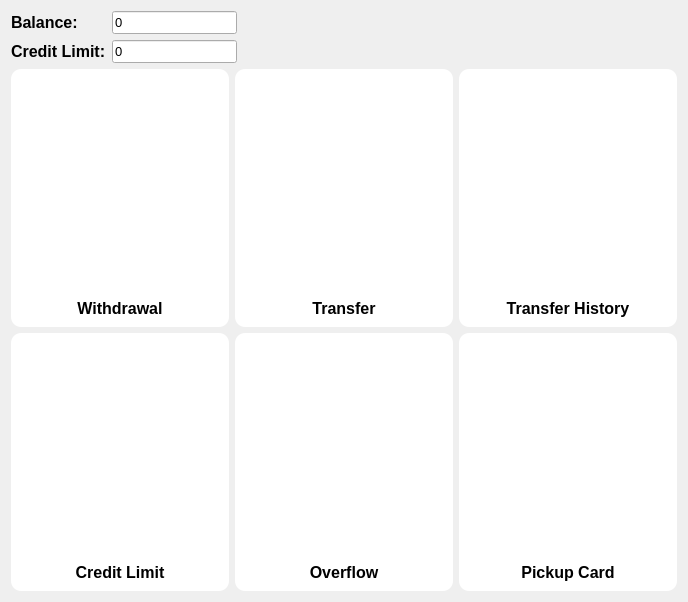
<?xml version="1.0" encoding="UTF-8"?>
<ui version="4.0">
 <class>Main</class>
 <widget class="QWidget" name="Main">
  <property name="geometry">
   <rect>
    <x>0</x>
    <y>0</y>
    <width>686</width>
    <height>602</height>
   </rect>
  </property>
  <property name="maximumSize">
   <size>
    <width>16777215</width>
    <height>16777215</height>
   </size>
  </property>
  <property name="windowTitle">
   <string>Form</string>
  </property>
  <property name="styleSheet">
   <string notr="true">
</string>
  </property>
  <layout class="QVBoxLayout" name="verticalLayout_2">
   <item>
    <layout class="QHBoxLayout" name="horizontalLayout">
     <item>
      <layout class="QFormLayout" name="formLayout">
       <item row="0" column="0">
        <widget class="QLabel" name="balanceLabel">
         <property name="font">
          <font>
           <pointsize>12</pointsize>
           <bold>true</bold>
          </font>
         </property>
         <property name="text">
          <string>Balance:</string>
         </property>
         <property name="alignment">
          <set>Qt::AlignLeading|Qt::AlignLeft|Qt::AlignVCenter</set>
         </property>
        </widget>
       </item>
       <item row="0" column="1">
        <widget class="MoneyLineEdit" name="balanceLineEdit">
         <property name="sizePolicy">
          <sizepolicy hsizetype="Preferred" vsizetype="Fixed">
           <horstretch>0</horstretch>
           <verstretch>0</verstretch>
          </sizepolicy>
         </property>
         <property name="font">
          <font>
           <pointsize>10</pointsize>
           <kerning>true</kerning>
          </font>
         </property>
         <property name="text">
          <string>0</string>
         </property>
         <property name="readOnly">
          <bool>true</bool>
         </property>
        </widget>
       </item>
       <item row="1" column="0">
        <widget class="QLabel" name="creditLimitLabel">
         <property name="font">
          <font>
           <pointsize>12</pointsize>
           <bold>true</bold>
          </font>
         </property>
         <property name="text">
          <string>Credit Limit:</string>
         </property>
        </widget>
       </item>
       <item row="1" column="1">
        <widget class="MoneyLineEdit" name="creditLimitLineEdit">
         <property name="sizePolicy">
          <sizepolicy hsizetype="Preferred" vsizetype="Fixed">
           <horstretch>0</horstretch>
           <verstretch>0</verstretch>
          </sizepolicy>
         </property>
         <property name="font">
          <font>
           <pointsize>10</pointsize>
          </font>
         </property>
         <property name="text">
          <string>0</string>
         </property>
         <property name="maxLength">
          <number>32765</number>
         </property>
         <property name="readOnly">
          <bool>true</bool>
         </property>
        </widget>
       </item>
      </layout>
     </item>
     <item>
      <spacer name="horizontalSpacer">
       <property name="orientation">
        <enum>Qt::Horizontal</enum>
       </property>
       <property name="sizeHint" stdset="0">
        <size>
         <width>40</width>
         <height>20</height>
        </size>
       </property>
      </spacer>
     </item>
    </layout>
   </item>
   <item>
    <layout class="QGridLayout" name="gridLayout">
     <item row="0" column="0">
      <widget class="ServiceOptionWidget" name="withdrawalFrame">
       <property name="sizePolicy">
        <sizepolicy hsizetype="Expanding" vsizetype="Expanding">
         <horstretch>0</horstretch>
         <verstretch>0</verstretch>
        </sizepolicy>
       </property>
       <property name="cursor">
        <cursorShape>ArrowCursor</cursorShape>
       </property>
       <property name="tabletTracking">
        <bool>true</bool>
       </property>
       <property name="focusPolicy">
        <enum>Qt::StrongFocus</enum>
       </property>
       <property name="styleSheet">
        <string notr="true">QFrame {
	background-color: white;
	border-radius: 10px;
}</string>
       </property>
       <property name="frameShape">
        <enum>QFrame::Panel</enum>
       </property>
       <property name="frameShadow">
        <enum>QFrame::Sunken</enum>
       </property>
       <property name="lineWidth">
        <number>10</number>
       </property>
       <layout class="QVBoxLayout" name="verticalLayout">
        <item>
         <spacer name="verticalSpacer">
          <property name="orientation">
           <enum>Qt::Vertical</enum>
          </property>
          <property name="sizeHint" stdset="0">
           <size>
            <width>20</width>
            <height>40</height>
           </size>
          </property>
         </spacer>
        </item>
        <item alignment="Qt::AlignHCenter">
         <widget class="AspectRatioPixmapLabel" name="withdrawalImage">
          <property name="sizePolicy">
           <sizepolicy hsizetype="Preferred" vsizetype="Preferred">
            <horstretch>0</horstretch>
            <verstretch>0</verstretch>
           </sizepolicy>
          </property>
          <property name="minimumSize">
           <size>
            <width>200</width>
            <height>200</height>
           </size>
          </property>
          <property name="maximumSize">
           <size>
            <width>200</width>
            <height>200</height>
           </size>
          </property>
          <property name="baseSize">
           <size>
            <width>0</width>
            <height>0</height>
           </size>
          </property>
          <property name="styleSheet">
           <string notr="true">border-style: none;
</string>
          </property>
          <property name="text">
           <string/>
          </property>
          <property name="pixmap">
           <pixmap>assets/images/withdraw.png</pixmap>
          </property>
          <property name="scaledContents">
           <bool>true</bool>
          </property>
         </widget>
        </item>
        <item>
         <spacer name="verticalSpacer_2">
          <property name="orientation">
           <enum>Qt::Vertical</enum>
          </property>
          <property name="sizeHint" stdset="0">
           <size>
            <width>20</width>
            <height>40</height>
           </size>
          </property>
         </spacer>
        </item>
        <item>
         <widget class="QLabel" name="withdrawalLabel">
          <property name="sizePolicy">
           <sizepolicy hsizetype="Preferred" vsizetype="Preferred">
            <horstretch>0</horstretch>
            <verstretch>0</verstretch>
           </sizepolicy>
          </property>
          <property name="font">
           <font>
            <pointsize>12</pointsize>
            <bold>true</bold>
           </font>
          </property>
          <property name="styleSheet">
           <string notr="true">border-style: none;</string>
          </property>
          <property name="text">
           <string>Withdrawal</string>
          </property>
          <property name="alignment">
           <set>Qt::AlignCenter</set>
          </property>
         </widget>
        </item>
       </layout>
      </widget>
     </item>
     <item row="0" column="1">
      <widget class="ServiceOptionWidget" name="transferFrame">
       <property name="sizePolicy">
        <sizepolicy hsizetype="Expanding" vsizetype="Expanding">
         <horstretch>0</horstretch>
         <verstretch>0</verstretch>
        </sizepolicy>
       </property>
       <property name="cursor">
        <cursorShape>ArrowCursor</cursorShape>
       </property>
       <property name="tabletTracking">
        <bool>true</bool>
       </property>
       <property name="focusPolicy">
        <enum>Qt::StrongFocus</enum>
       </property>
       <property name="styleSheet">
        <string notr="true">QFrame {
	background-color: white;
	border-radius: 10px;
}</string>
       </property>
       <property name="frameShape">
        <enum>QFrame::Panel</enum>
       </property>
       <property name="frameShadow">
        <enum>QFrame::Sunken</enum>
       </property>
       <property name="lineWidth">
        <number>10</number>
       </property>
       <layout class="QVBoxLayout" name="verticalLayout_3">
        <item>
         <spacer name="verticalSpacer_3">
          <property name="orientation">
           <enum>Qt::Vertical</enum>
          </property>
          <property name="sizeHint" stdset="0">
           <size>
            <width>20</width>
            <height>40</height>
           </size>
          </property>
         </spacer>
        </item>
        <item alignment="Qt::AlignHCenter">
         <widget class="AspectRatioPixmapLabel" name="transferImage">
          <property name="sizePolicy">
           <sizepolicy hsizetype="Preferred" vsizetype="Preferred">
            <horstretch>0</horstretch>
            <verstretch>0</verstretch>
           </sizepolicy>
          </property>
          <property name="minimumSize">
           <size>
            <width>200</width>
            <height>200</height>
           </size>
          </property>
          <property name="maximumSize">
           <size>
            <width>200</width>
            <height>200</height>
           </size>
          </property>
          <property name="baseSize">
           <size>
            <width>0</width>
            <height>0</height>
           </size>
          </property>
          <property name="styleSheet">
           <string notr="true">border: 1px solid white;</string>
          </property>
          <property name="text">
           <string/>
          </property>
          <property name="pixmap">
           <pixmap>assets/images/transfer.png</pixmap>
          </property>
          <property name="scaledContents">
           <bool>true</bool>
          </property>
         </widget>
        </item>
        <item>
         <spacer name="verticalSpacer_4">
          <property name="orientation">
           <enum>Qt::Vertical</enum>
          </property>
          <property name="sizeHint" stdset="0">
           <size>
            <width>20</width>
            <height>40</height>
           </size>
          </property>
         </spacer>
        </item>
        <item>
         <widget class="QLabel" name="transferLabel">
          <property name="sizePolicy">
           <sizepolicy hsizetype="Preferred" vsizetype="Preferred">
            <horstretch>0</horstretch>
            <verstretch>0</verstretch>
           </sizepolicy>
          </property>
          <property name="font">
           <font>
            <pointsize>12</pointsize>
            <bold>true</bold>
           </font>
          </property>
          <property name="styleSheet">
           <string notr="true">border-style: none;</string>
          </property>
          <property name="text">
           <string>Transfer</string>
          </property>
          <property name="alignment">
           <set>Qt::AlignCenter</set>
          </property>
         </widget>
        </item>
       </layout>
      </widget>
     </item>
     <item row="0" column="2">
      <widget class="ServiceOptionWidget" name="transferHistoryFrame">
       <property name="sizePolicy">
        <sizepolicy hsizetype="Expanding" vsizetype="Expanding">
         <horstretch>0</horstretch>
         <verstretch>0</verstretch>
        </sizepolicy>
       </property>
       <property name="cursor">
        <cursorShape>ArrowCursor</cursorShape>
       </property>
       <property name="tabletTracking">
        <bool>true</bool>
       </property>
       <property name="focusPolicy">
        <enum>Qt::StrongFocus</enum>
       </property>
       <property name="styleSheet">
        <string notr="true">QFrame {
	background-color: white;
	border-radius: 10px;
}</string>
       </property>
       <property name="frameShape">
        <enum>QFrame::Panel</enum>
       </property>
       <property name="frameShadow">
        <enum>QFrame::Sunken</enum>
       </property>
       <property name="lineWidth">
        <number>10</number>
       </property>
       <layout class="QVBoxLayout" name="verticalLayout_6">
        <item>
         <spacer name="verticalSpacer_5">
          <property name="orientation">
           <enum>Qt::Vertical</enum>
          </property>
          <property name="sizeHint" stdset="0">
           <size>
            <width>20</width>
            <height>40</height>
           </size>
          </property>
         </spacer>
        </item>
        <item alignment="Qt::AlignHCenter">
         <widget class="AspectRatioPixmapLabel" name="transferHistoryImage">
          <property name="sizePolicy">
           <sizepolicy hsizetype="Preferred" vsizetype="Preferred">
            <horstretch>0</horstretch>
            <verstretch>0</verstretch>
           </sizepolicy>
          </property>
          <property name="minimumSize">
           <size>
            <width>200</width>
            <height>200</height>
           </size>
          </property>
          <property name="maximumSize">
           <size>
            <width>200</width>
            <height>200</height>
           </size>
          </property>
          <property name="baseSize">
           <size>
            <width>0</width>
            <height>0</height>
           </size>
          </property>
          <property name="styleSheet">
           <string notr="true">border: 1px solid white;</string>
          </property>
          <property name="text">
           <string/>
          </property>
          <property name="pixmap">
           <pixmap>assets/images/transaction-history.png</pixmap>
          </property>
          <property name="scaledContents">
           <bool>true</bool>
          </property>
         </widget>
        </item>
        <item>
         <spacer name="verticalSpacer_6">
          <property name="orientation">
           <enum>Qt::Vertical</enum>
          </property>
          <property name="sizeHint" stdset="0">
           <size>
            <width>20</width>
            <height>40</height>
           </size>
          </property>
         </spacer>
        </item>
        <item>
         <widget class="QLabel" name="transferHistoryLabel">
          <property name="sizePolicy">
           <sizepolicy hsizetype="Preferred" vsizetype="Preferred">
            <horstretch>0</horstretch>
            <verstretch>0</verstretch>
           </sizepolicy>
          </property>
          <property name="font">
           <font>
            <pointsize>12</pointsize>
            <bold>true</bold>
           </font>
          </property>
          <property name="styleSheet">
           <string notr="true">border-style: none;</string>
          </property>
          <property name="text">
           <string>Transfer History</string>
          </property>
          <property name="alignment">
           <set>Qt::AlignCenter</set>
          </property>
         </widget>
        </item>
       </layout>
      </widget>
     </item>
     <item row="1" column="0">
      <widget class="ServiceOptionWidget" name="creditLimitFrame">
       <property name="sizePolicy">
        <sizepolicy hsizetype="Expanding" vsizetype="Expanding">
         <horstretch>0</horstretch>
         <verstretch>0</verstretch>
        </sizepolicy>
       </property>
       <property name="cursor">
        <cursorShape>ArrowCursor</cursorShape>
       </property>
       <property name="tabletTracking">
        <bool>true</bool>
       </property>
       <property name="focusPolicy">
        <enum>Qt::StrongFocus</enum>
       </property>
       <property name="styleSheet">
        <string notr="true">QFrame {
	background-color: white;
	border-radius: 10px;
}</string>
       </property>
       <property name="frameShape">
        <enum>QFrame::Panel</enum>
       </property>
       <property name="frameShadow">
        <enum>QFrame::Sunken</enum>
       </property>
       <property name="lineWidth">
        <number>10</number>
       </property>
       <layout class="QVBoxLayout" name="verticalLayout_4">
        <item>
         <spacer name="verticalSpacer_8">
          <property name="orientation">
           <enum>Qt::Vertical</enum>
          </property>
          <property name="sizeHint" stdset="0">
           <size>
            <width>20</width>
            <height>40</height>
           </size>
          </property>
         </spacer>
        </item>
        <item alignment="Qt::AlignHCenter">
         <widget class="AspectRatioPixmapLabel" name="creditLimitImage">
          <property name="sizePolicy">
           <sizepolicy hsizetype="Preferred" vsizetype="Preferred">
            <horstretch>0</horstretch>
            <verstretch>0</verstretch>
           </sizepolicy>
          </property>
          <property name="minimumSize">
           <size>
            <width>200</width>
            <height>200</height>
           </size>
          </property>
          <property name="maximumSize">
           <size>
            <width>200</width>
            <height>200</height>
           </size>
          </property>
          <property name="baseSize">
           <size>
            <width>0</width>
            <height>0</height>
           </size>
          </property>
          <property name="styleSheet">
           <string notr="true">border: 1px solid white;</string>
          </property>
          <property name="text">
           <string/>
          </property>
          <property name="pixmap">
           <pixmap>assets/images/credit-limit.png</pixmap>
          </property>
          <property name="scaledContents">
           <bool>true</bool>
          </property>
         </widget>
        </item>
        <item>
         <spacer name="verticalSpacer_7">
          <property name="orientation">
           <enum>Qt::Vertical</enum>
          </property>
          <property name="sizeHint" stdset="0">
           <size>
            <width>20</width>
            <height>40</height>
           </size>
          </property>
         </spacer>
        </item>
        <item>
         <widget class="QLabel" name="creditLimitLabel2">
          <property name="sizePolicy">
           <sizepolicy hsizetype="Preferred" vsizetype="Preferred">
            <horstretch>0</horstretch>
            <verstretch>0</verstretch>
           </sizepolicy>
          </property>
          <property name="font">
           <font>
            <pointsize>12</pointsize>
            <bold>true</bold>
           </font>
          </property>
          <property name="styleSheet">
           <string notr="true">border-style: none;</string>
          </property>
          <property name="text">
           <string>Credit Limit</string>
          </property>
          <property name="alignment">
           <set>Qt::AlignCenter</set>
          </property>
         </widget>
        </item>
       </layout>
      </widget>
     </item>
     <item row="1" column="1">
      <widget class="ServiceOptionWidget" name="overflowFrame">
       <property name="sizePolicy">
        <sizepolicy hsizetype="Expanding" vsizetype="Expanding">
         <horstretch>0</horstretch>
         <verstretch>0</verstretch>
        </sizepolicy>
       </property>
       <property name="cursor">
        <cursorShape>ArrowCursor</cursorShape>
       </property>
       <property name="tabletTracking">
        <bool>true</bool>
       </property>
       <property name="focusPolicy">
        <enum>Qt::StrongFocus</enum>
       </property>
       <property name="styleSheet">
        <string notr="true">QFrame {
	background-color: white;
	border-radius: 10px;
}</string>
       </property>
       <property name="frameShape">
        <enum>QFrame::Panel</enum>
       </property>
       <property name="frameShadow">
        <enum>QFrame::Sunken</enum>
       </property>
       <property name="lineWidth">
        <number>10</number>
       </property>
       <layout class="QVBoxLayout" name="verticalLayout_5">
        <item>
         <spacer name="verticalSpacer_9">
          <property name="orientation">
           <enum>Qt::Vertical</enum>
          </property>
          <property name="sizeHint" stdset="0">
           <size>
            <width>20</width>
            <height>40</height>
           </size>
          </property>
         </spacer>
        </item>
        <item alignment="Qt::AlignHCenter">
         <widget class="AspectRatioPixmapLabel" name="overflowImage">
          <property name="sizePolicy">
           <sizepolicy hsizetype="Preferred" vsizetype="Preferred">
            <horstretch>0</horstretch>
            <verstretch>0</verstretch>
           </sizepolicy>
          </property>
          <property name="minimumSize">
           <size>
            <width>200</width>
            <height>200</height>
           </size>
          </property>
          <property name="maximumSize">
           <size>
            <width>200</width>
            <height>200</height>
           </size>
          </property>
          <property name="baseSize">
           <size>
            <width>0</width>
            <height>5</height>
           </size>
          </property>
          <property name="styleSheet">
           <string notr="true">border: 1px solid white;</string>
          </property>
          <property name="text">
           <string/>
          </property>
          <property name="pixmap">
           <pixmap>assets/images/overflow.png</pixmap>
          </property>
          <property name="scaledContents">
           <bool>true</bool>
          </property>
         </widget>
        </item>
        <item>
         <spacer name="verticalSpacer_10">
          <property name="orientation">
           <enum>Qt::Vertical</enum>
          </property>
          <property name="sizeHint" stdset="0">
           <size>
            <width>20</width>
            <height>40</height>
           </size>
          </property>
         </spacer>
        </item>
        <item>
         <widget class="QLabel" name="overflowLabel">
          <property name="sizePolicy">
           <sizepolicy hsizetype="Preferred" vsizetype="Preferred">
            <horstretch>0</horstretch>
            <verstretch>0</verstretch>
           </sizepolicy>
          </property>
          <property name="font">
           <font>
            <pointsize>12</pointsize>
            <bold>true</bold>
           </font>
          </property>
          <property name="styleSheet">
           <string notr="true">border-style: none;</string>
          </property>
          <property name="text">
           <string>Overflow</string>
          </property>
          <property name="alignment">
           <set>Qt::AlignCenter</set>
          </property>
         </widget>
        </item>
       </layout>
      </widget>
     </item>
     <item row="1" column="2">
      <widget class="ServiceOptionWidget" name="pickupCardFrame">
       <property name="sizePolicy">
        <sizepolicy hsizetype="Expanding" vsizetype="Expanding">
         <horstretch>0</horstretch>
         <verstretch>0</verstretch>
        </sizepolicy>
       </property>
       <property name="cursor">
        <cursorShape>ArrowCursor</cursorShape>
       </property>
       <property name="tabletTracking">
        <bool>true</bool>
       </property>
       <property name="focusPolicy">
        <enum>Qt::StrongFocus</enum>
       </property>
       <property name="styleSheet">
        <string notr="true">QFrame {
	background-color: white;
	border-radius: 10px;
}</string>
       </property>
       <property name="frameShape">
        <enum>QFrame::Panel</enum>
       </property>
       <property name="frameShadow">
        <enum>QFrame::Sunken</enum>
       </property>
       <property name="lineWidth">
        <number>10</number>
       </property>
       <layout class="QVBoxLayout" name="verticalLayout_7">
        <item>
         <spacer name="verticalSpacer_11">
          <property name="orientation">
           <enum>Qt::Vertical</enum>
          </property>
          <property name="sizeHint" stdset="0">
           <size>
            <width>20</width>
            <height>40</height>
           </size>
          </property>
         </spacer>
        </item>
        <item alignment="Qt::AlignHCenter">
         <widget class="AspectRatioPixmapLabel" name="pickupCardImage">
          <property name="sizePolicy">
           <sizepolicy hsizetype="Preferred" vsizetype="Preferred">
            <horstretch>0</horstretch>
            <verstretch>0</verstretch>
           </sizepolicy>
          </property>
          <property name="minimumSize">
           <size>
            <width>200</width>
            <height>200</height>
           </size>
          </property>
          <property name="maximumSize">
           <size>
            <width>200</width>
            <height>200</height>
           </size>
          </property>
          <property name="baseSize">
           <size>
            <width>0</width>
            <height>5</height>
           </size>
          </property>
          <property name="styleSheet">
           <string notr="true">border: 1px solid white;</string>
          </property>
          <property name="text">
           <string/>
          </property>
          <property name="pixmap">
           <pixmap>assets/images/pickup-card.png</pixmap>
          </property>
          <property name="scaledContents">
           <bool>true</bool>
          </property>
         </widget>
        </item>
        <item>
         <spacer name="verticalSpacer_12">
          <property name="orientation">
           <enum>Qt::Vertical</enum>
          </property>
          <property name="sizeHint" stdset="0">
           <size>
            <width>20</width>
            <height>40</height>
           </size>
          </property>
         </spacer>
        </item>
        <item>
         <widget class="QLabel" name="pickupCardLabel">
          <property name="sizePolicy">
           <sizepolicy hsizetype="Preferred" vsizetype="Preferred">
            <horstretch>0</horstretch>
            <verstretch>0</verstretch>
           </sizepolicy>
          </property>
          <property name="font">
           <font>
            <pointsize>12</pointsize>
            <bold>true</bold>
           </font>
          </property>
          <property name="styleSheet">
           <string notr="true">border-style: none;</string>
          </property>
          <property name="text">
           <string>Pickup Card</string>
          </property>
          <property name="alignment">
           <set>Qt::AlignCenter</set>
          </property>
         </widget>
        </item>
       </layout>
      </widget>
     </item>
    </layout>
   </item>
  </layout>
 </widget>
 <customwidgets>
  <customwidget>
   <class>AspectRatioPixmapLabel</class>
   <extends>QLabel</extends>
   <header>aspectratiopixmaplabel.h</header>
  </customwidget>
  <customwidget>
   <class>ServiceOptionWidget</class>
   <extends>QFrame</extends>
   <header>ServiceOptionWidget.h</header>
   <container>1</container>
  </customwidget>
  <customwidget>
   <class>MoneyLineEdit</class>
   <extends>QLineEdit</extends>
   <header>MoneyLineEdit.h</header>
  </customwidget>
 </customwidgets>
 <resources/>
 <connections/>
</ui>
